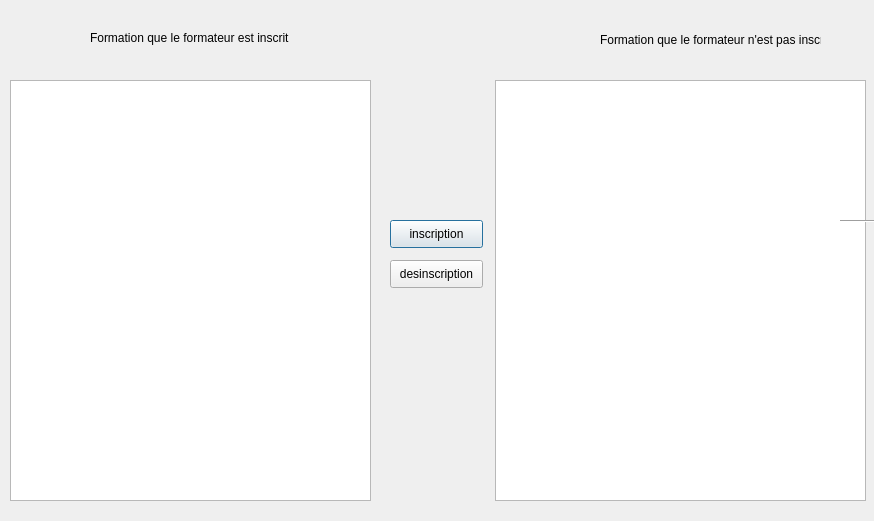
<?xml version="1.0" encoding="UTF-8"?>
<ui version="4.0">
 <class>AssociationUI</class>
 <widget class="QDialog" name="AssociationUI">
  <property name="geometry">
   <rect>
    <x>0</x>
    <y>0</y>
    <width>874</width>
    <height>521</height>
   </rect>
  </property>
  <property name="windowTitle">
   <string>Dialog</string>
  </property>
  <widget class="QTableView" name="inscription">
   <property name="geometry">
    <rect>
     <x>10</x>
     <y>80</y>
     <width>361</width>
     <height>421</height>
    </rect>
   </property>
  </widget>
  <widget class="QTableView" name="desinscription">
   <property name="geometry">
    <rect>
     <x>495</x>
     <y>80</y>
     <width>371</width>
     <height>421</height>
    </rect>
   </property>
  </widget>
  <widget class="QPushButton" name="inscrir">
   <property name="geometry">
    <rect>
     <x>390</x>
     <y>220</y>
     <width>93</width>
     <height>28</height>
    </rect>
   </property>
   <property name="text">
    <string>inscription</string>
   </property>
  </widget>
  <widget class="QPushButton" name="pushButton_2">
   <property name="geometry">
    <rect>
     <x>390</x>
     <y>260</y>
     <width>93</width>
     <height>28</height>
    </rect>
   </property>
   <property name="text">
    <string>desinscription</string>
   </property>
  </widget>
  <widget class="QLabel" name="label">
   <property name="geometry">
    <rect>
     <x>90</x>
     <y>30</y>
     <width>201</width>
     <height>16</height>
    </rect>
   </property>
   <property name="text">
    <string>Formation que le formateur est inscrit</string>
   </property>
  </widget>
  <widget class="QLabel" name="label_2">
   <property name="geometry">
    <rect>
     <x>600</x>
     <y>30</y>
     <width>221</width>
     <height>20</height>
    </rect>
   </property>
   <property name="text">
    <string>Formation que le formateur n'est pas inscrit</string>
   </property>
  </widget>
  <widget class="Line" name="line">
   <property name="geometry">
    <rect>
     <x>840</x>
     <y>220</y>
     <width>118</width>
     <height>3</height>
    </rect>
   </property>
   <property name="orientation">
    <enum>Qt::Horizontal</enum>
   </property>
  </widget>
 </widget>
 <resources/>
 <connections/>
</ui>
